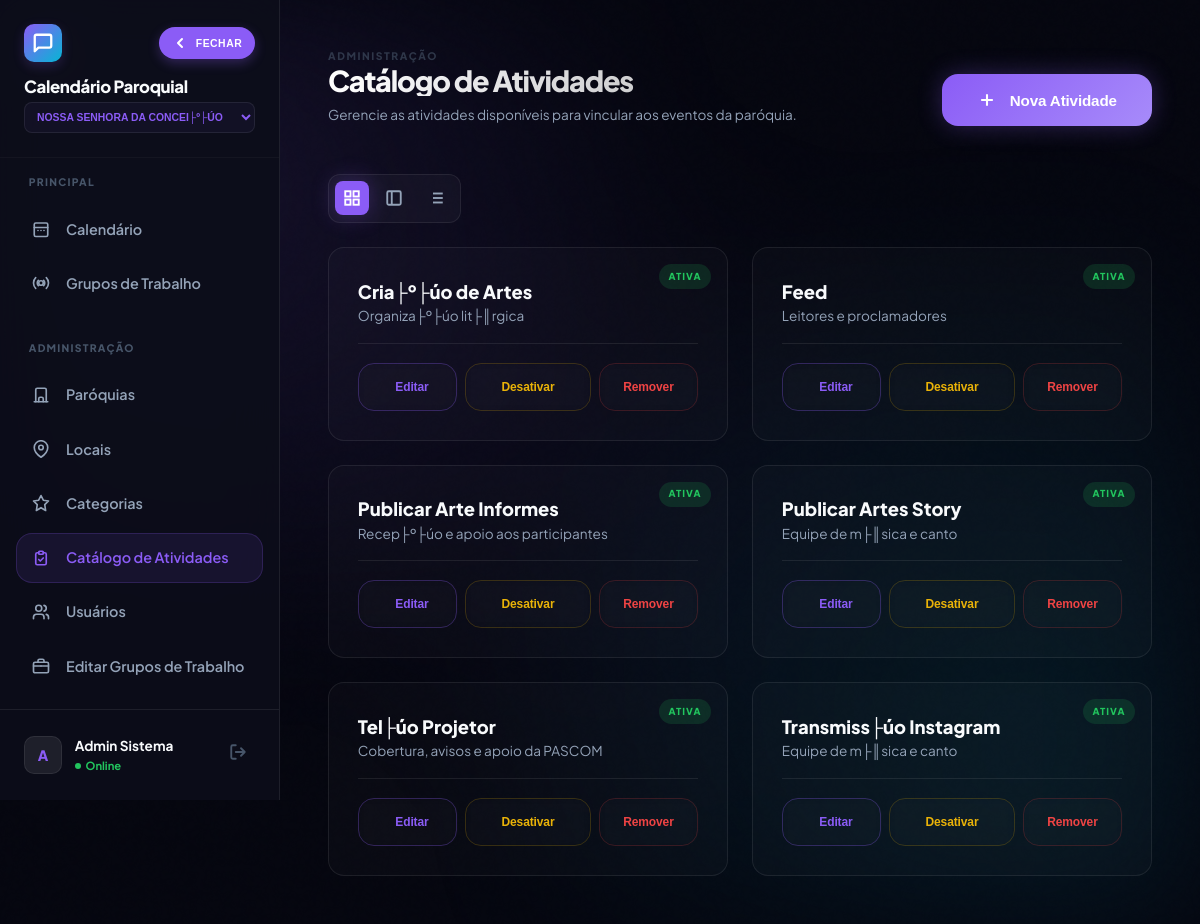
Page /gerenciar_catalogo.php (signed in) on the earlier database version.
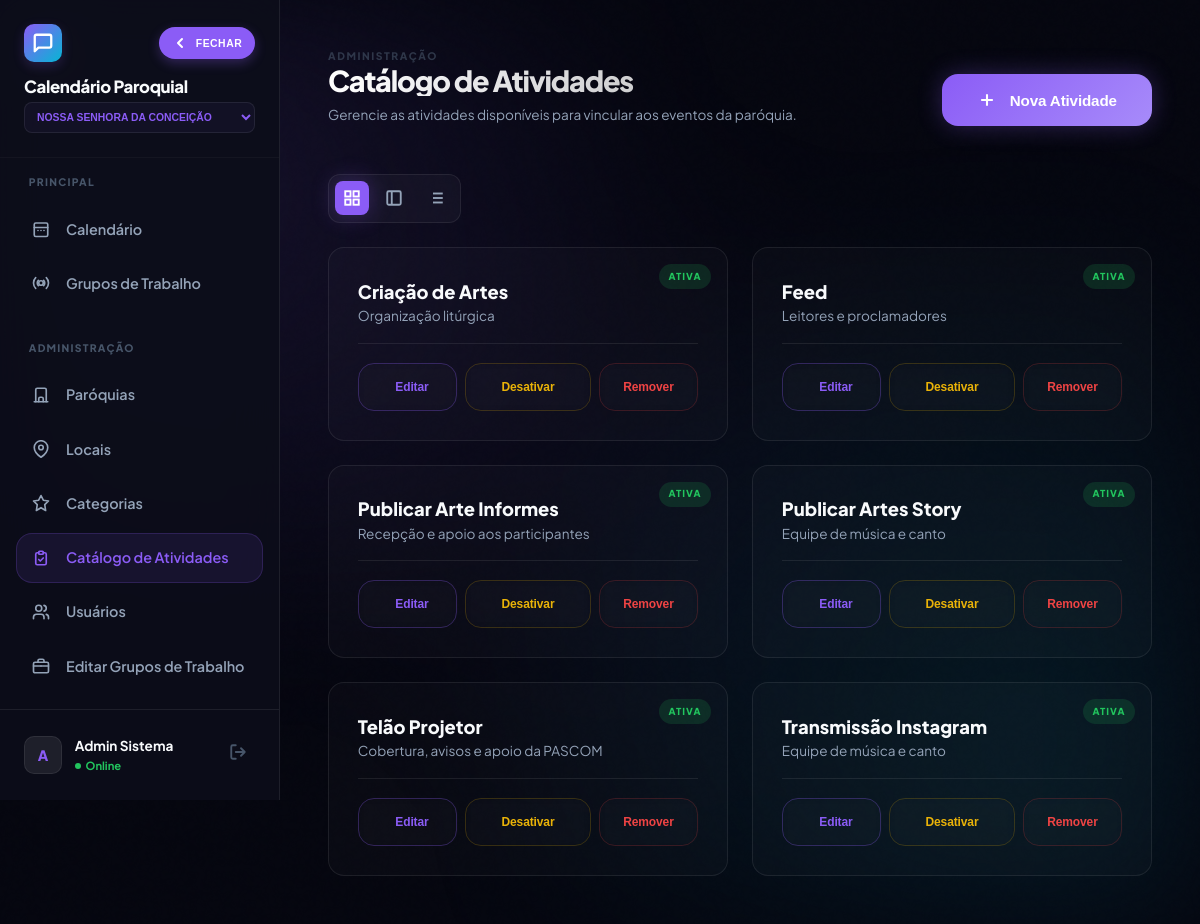
Same page on the later database version.
### tables this page shows
CREATE TABLE `atividades_catalogo` (
  `id` int(10) unsigned NOT NULL AUTO_INCREMENT,
  `paroquia_id` int(10) unsigned NOT NULL,
  `nome` varchar(150) NOT NULL,
  `descricao` text DEFAULT NULL,
  `ativo` tinyint(1) NOT NULL DEFAULT 1,
  PRIMARY KEY (`id`),
  UNIQUE KEY `paroquia_id` (`paroquia_id`,`nome`),
  CONSTRAINT `fk_catalogo_paroquia` FOREIGN KEY (`paroquia_id`) REFERENCES `paroquias` (`id`) ON DELETE CASCADE
);

### config.php (called while the page is built, shortened)
<?php
function h(mixed $v): string {
    return htmlspecialchars((string)($v ?? ''), ENT_QUOTES, 'UTF-8');
}
?>

### functions.php (called while the page is built, shortened)
<?php
require_once __DIR__ . '/config.php';
function current_paroquia_id(): int {
    return (int)($_SESSION['paroquia_id'] ?? 0);
}
?>

### gerenciar_catalogo.php (the view, shortened to what the changed rows need)
<?php
require_once 'functions.php';
$pid = current_paroquia_id();
$items = $conn->query("SELECT * FROM atividades_catalogo WHERE paroquia_id = $pid ORDER BY ativo DESC, nome ASC");
?>
<!DOCTYPE html>
<html lang="pt-BR">
<head>
    <link rel="stylesheet" href="style.css?v=2.4.5"
        <link rel="stylesheet" href="css/responsive.css?v=2.4.5">
</head>
<body>
    <div class="app-shell">
        <?php include 'sidebar.php'; ?>
        <main class="main-content">
            <header class="header-stack animate-in">
                <div>
                    <h1 class="gradient-text">Catálogo de Atividades</h1>
                </div>
            </header>
            <div class="catalog-grid animate-in" id="dataContainer" style="animation-delay: 0.1s;">
                <?php if ($items && $items->num_rows > 0): ?>
                    <?php while ($item = $items->fetch_assoc()): ?>
                    <article class="glass-card catalog-card <?= $item['ativo'] ? '' : 'inactive' ?>">
                        <span class="card-status <?= $item['ativo'] ? 'active' : 'inactive' ?>">
                            <?= $item['ativo'] ? 'Ativa' : 'Inativa' ?>
                        </span>
                        <div>
                            <div class="card-name"><?= h($item['nome']) ?></div>
                            <?php if (!empty($item['descricao'])): ?>
                                <div class="card-desc"><?= h($item['descricao']) ?></div>
                            <?php endif; ?>
                        </div>
                        <div class="card-actions">
                            <button
                                type="button"
                                class="btn btn-ghost btn-edit"
                                data-id="<?= htmlspecialchars($item['id'], ENT_QUOTES, 'UTF-8') ?>"
                                data-nome="<?= htmlspecialchars($item['nome'], ENT_QUOTES, 'UTF-8') ?>"
                                data-descricao="<?= htmlspecialchars($item['descricao'], ENT_QUOTES, 'UTF-8') ?>"
                                style="flex: 1; font-size: 0.75rem; border-color: rgba(var(--primary-rgb), 0.3); color: var(--primary); cursor: pointer;"
                                onclick="editByData(this)"
                            >
                                Editar
                            </button>
                            <?php if ($item['ativo']): ?>
                            <form method="POST" style="flex: 1; margin: 0;">
                                <button type="button" class="btn btn-ghost" style="width: 100%; color: #eab308; font-size: 0.75rem; border-color: rgba(234, 179, 8, 0.2); cursor: pointer;" onclick="return confirmForm(this, 'Desativar temporariamente esta atividade?')">
                                    Desativar
                                </button>
                            </form>
                            <?php endif; ?>
                            <button type="button" class="btn btn-ghost" style="flex: 1; margin: 0; color: #ef4444; font-size: 0.75rem; border-color: rgba(239, 68, 68, 0.2); cursor: pointer;" onclick="confirmDelete(<?= $item['id'] ?>)">
                                Remover
                            </button>
                        </div>
                    </article>
                    <?php endwhile; ?>
                <?php endif; ?>
            </div>
        </main>
    </div>
</body>
</html>

### sidebar.php (shortened to what the changed rows need)
<?php
require_once 'config.php';
$parish_name = 'Igreja Católica';
$pid = $_SESSION['paroquia_id'] ?? 0;
if ($pid > 0) {
    $stmt = $conn->prepare("SELECT nome FROM paroquias WHERE id = ?");
    $stmt->bind_param('i', $pid);
    $stmt->execute();
    $resParish = $stmt->get_result();
    if ($resParish && $resParish->num_rows > 0) {
        $parish_name = $resParish->fetch_assoc()['nome'];
    }
}
$all_parishes = [];
if (userCanSwitchParish()) {
    $p_res = $conn->query("SELECT id, nome FROM paroquias ORDER BY nome");
    if ($p_res) {
        while ($p_row = $p_res->fetch_assoc()) {
            $all_parishes[] = $p_row;
        }
    }
}
?>
<aside class="sidebar" id="mainSidebar">
    <div class="sidebar-header">
        <div class="brand-details">
            <span class="brand-text">Calendário Paroquial</span>
            <?php if (count($all_parishes) > 1): ?>
                <select class="brand-sub-select" onchange="window.location.href='select_paroquia.php?id='+this.value">
                    <?php foreach($all_parishes as $p): ?>
                        <option value="<?= $p['id'] ?>" <?= $p['id'] == $pid ? 'selected' : '' ?>><?= h($p['nome']) ?></option>
                    <?php endforeach; ?>
                </select>
            <?php else: ?>
                <span class="brand-sub"><?= h($parish_name) ?></span>
            <?php endif; ?>
        </div>
    </div>
</aside>

Differences in the rows shown:
changed atividades_catalogo: nome "Cria├º├úo de Artes" → "Criação de Artes"; descricao "Organiza├º├úo lit├║rgica" → "Organização litúrgica"
changed atividades_catalogo "Publicar Arte Informes": descricao "Recep├º├úo e apoio aos participantes" → "Recepção e apoio aos participantes"
changed atividades_catalogo "Publicar Artes Story": descricao "Equipe de m├║sica e canto" → "Equipe de música e canto"
changed atividades_catalogo "Cobertura, avisos e apoio da PASCOM": nome "Tel├úo Projetor" → "Telão Projetor"
changed atividades_catalogo: nome "Transmiss├úo Instagram" → "Transmissão Instagram"; descricao "Equipe de m├║sica e canto" → "Equipe de música e canto"
Other differences:
form field value: "Nossa Senhora da Concei├º├úo" → "Nossa Senhora da Conceição"
